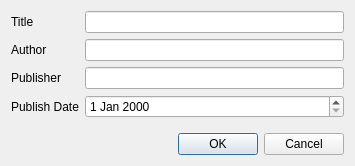
<?xml version="1.0" encoding="UTF-8"?>
<ui version="4.0">
 <class>BookDialog</class>
 <widget class="QDialog" name="BookDialog">
  <property name="geometry">
   <rect>
    <x>0</x>
    <y>0</y>
    <width>355</width>
    <height>166</height>
   </rect>
  </property>
  <property name="windowTitle">
   <string>Dialog</string>
  </property>
  <layout class="QVBoxLayout" name="verticalLayout">
   <item>
    <layout class="QFormLayout" name="formLayout">
     <item row="0" column="0">
      <widget class="QLabel" name="titleLabel">
       <property name="text">
        <string>Title</string>
       </property>
      </widget>
     </item>
     <item row="0" column="1">
      <widget class="QLineEdit" name="title"/>
     </item>
     <item row="1" column="0">
      <widget class="QLabel" name="authorLable">
       <property name="text">
        <string>Author</string>
       </property>
      </widget>
     </item>
     <item row="1" column="1">
      <widget class="QLineEdit" name="author"/>
     </item>
     <item row="2" column="0">
      <widget class="QLabel" name="publisherLable">
       <property name="text">
        <string>Publisher</string>
       </property>
      </widget>
     </item>
     <item row="2" column="1">
      <widget class="QLineEdit" name="pulisher"/>
     </item>
     <item row="3" column="0">
      <widget class="QLabel" name="publishDateLabale">
       <property name="text">
        <string>Publish Date</string>
       </property>
      </widget>
     </item>
     <item row="3" column="1">
      <widget class="QDateEdit" name="publishDate"/>
     </item>
    </layout>
   </item>
   <item>
    <widget class="QDialogButtonBox" name="basicActions">
     <property name="orientation">
      <enum>Qt::Horizontal</enum>
     </property>
     <property name="standardButtons">
      <set>QDialogButtonBox::Cancel|QDialogButtonBox::Ok</set>
     </property>
    </widget>
   </item>
  </layout>
 </widget>
 <resources/>
 <connections>
  <connection>
   <sender>basicActions</sender>
   <signal>accepted()</signal>
   <receiver>BookDialog</receiver>
   <slot>accept()</slot>
   <hints>
    <hint type="sourcelabel">
     <x>248</x>
     <y>254</y>
    </hint>
    <hint type="destinationlabel">
     <x>157</x>
     <y>274</y>
    </hint>
   </hints>
  </connection>
  <connection>
   <sender>basicActions</sender>
   <signal>rejected()</signal>
   <receiver>BookDialog</receiver>
   <slot>reject()</slot>
   <hints>
    <hint type="sourcelabel">
     <x>316</x>
     <y>260</y>
    </hint>
    <hint type="destinationlabel">
     <x>286</x>
     <y>274</y>
    </hint>
   </hints>
  </connection>
 </connections>
</ui>
